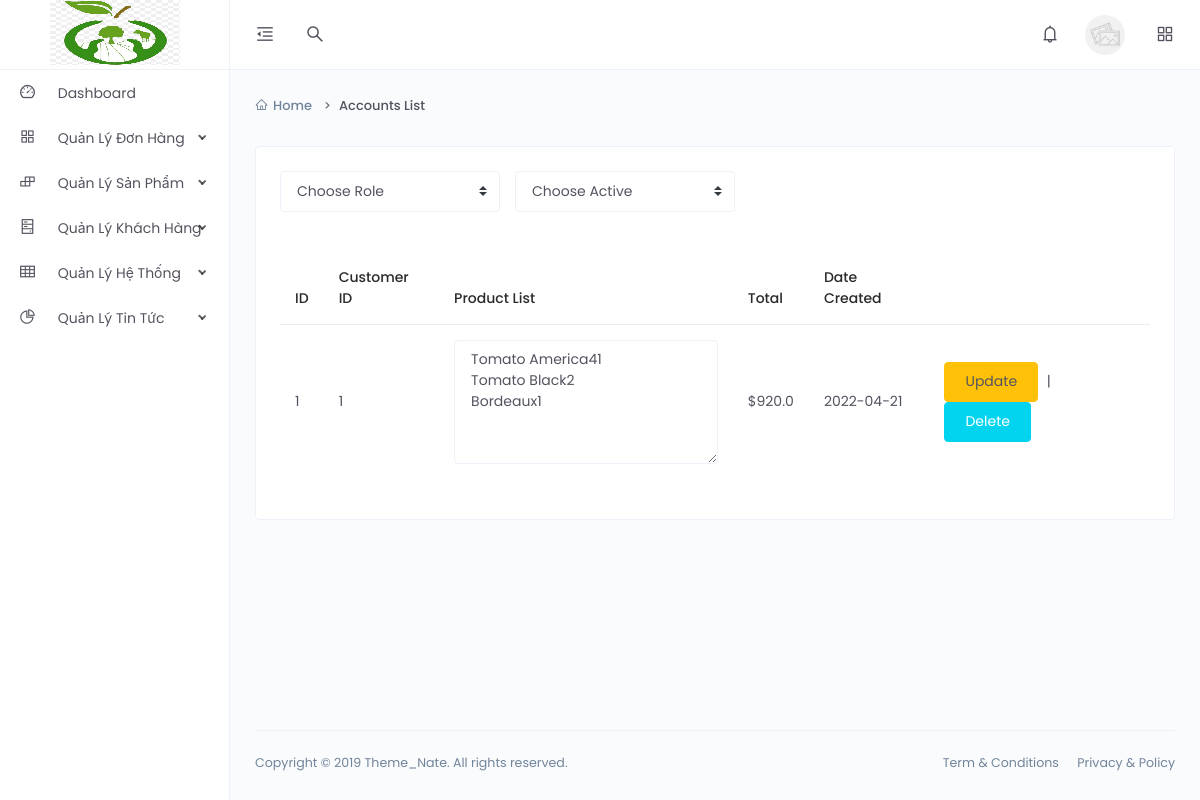
The page /manageOrders on the database its author committed.
### app.py (models this page shows)
class Order(db.Model):
    Id_Order = db.Column(db.Integer, primary_key=True)
    Id_Account = db.Column(db.Integer, db.ForeignKey("accounts.Id_Account"))
    City = db.Column(db.String(2000))
    Address = db.Column(db.String(2000))
    Email = db.Column(db.String(2000))
    Phone = db.Column(db.String(2000))
    Product_Name = db.Column(db.String(2000))
    Total = db.Column(db.Integer)
    Date_Created = db.Column(db.DateTime, default=datetime.utcnow)

### app.py (the view)
@app.route("/manageOrders")
def manageOrders():
    orders = Order.query.order_by(Order.Date_Created).all()
    return render_template("manageOrder.html", orders=orders)

### templates/manageOrder.html (shortened to what this page needs)
<!DOCTYPE html>
<html lang="en">
<head>
    <link href="{{url_for('static',filename ='Adminassets/css/app.min.css')}}" rel="stylesheet">
</head>
<body>
    <div class="app">
        <div class="layout">
            <div class="header">
                <div class="logo logo-dark">
                    <a href="./Admin">
                        <img src="{{url_for('static',filename = 'image/image.png')}}" alt="Logo">
                    </a>
                </div>
                <div class="nav-wrap">
                    <ul class="nav-left">
                        <li class="desktop-toggle">
                            <a href="javascript:void(0);">
                                <i class="anticon"></i>
                            </a>
                        </li>
                        <li>
                            <a href="javascript:void(0);" data-toggle="modal" data-target="#search-drawer">
                                <i class="anticon anticon-search"></i>
                            </a>
                        </li>
                    </ul>
                    <ul class="nav-right">
                        <li class="dropdown dropdown-animated scale-left">
                            <a href="javascript:void(0);" data-toggle="dropdown">
                                <i class="anticon anticon-bell notification-badge"></i>
                            </a>
                        </li>
                        <li class="dropdown dropdown-animated scale-left">
                            <div class="pointer" data-toggle="dropdown">
                                <div class="avatar avatar-image  m-h-10 m-r-15">
                                    <img src="{{url_for('static',filename ='Adminassets/images/avatars/thumb-3.jpg')}}" alt="">
                                </div>
                            </div>
                        </li>
                        <li>
                            <a href="javascript:void(0);" data-toggle="modal" data-target="#quick-view">
                                <i class="anticon anticon-appstore"></i>
                            </a>
                        </li>
                    </ul>
                </div>
        </div>
            <div class="side-nav">
                <div class="side-nav-inner">
                    <ul class="side-nav-menu scrollable">
                        <li class="nav-item dropdown">
                            <a href = "./Admin">
                                <span class="icon-holder">
                                    <i class="anticon anticon-dashboard"></i>
                                </span>
                                <span  class="title">Dashboard</span>
                            </a>
                        </li>
                        <li class="nav-item dropdown">
                            <a class="dropdown-toggle" href="javascript:void(0);">
                                <span class="icon-holder">
                                    <i class="anticon anticon-appstore"></i>
                                </span>
                                <span class="title">Quản Lý Đơn Hàng</span>
                            </a>
                        </li>
                        <li class="nav-item dropdown">
                            <a class="dropdown-toggle" href="javascript:void(0);">
                                <span class="icon-holder">
                                    <i class="anticon anticon-build"></i>
                                </span>
                                <span class="title">Quản Lý Sản Phẩm</span>
                            </a>
                        </li>
                        <li class="nav-item dropdown">
                            <a class="dropdown-toggle" href="javascript:void(0);">
                                <span class="icon-holder">
                                    <i class="anticon anticon-hdd"></i>
                                </span>
                                <span class="title">Quản Lý Khách Hàng</span>
                            </a>
                        </li>
                        <li class="nav-item dropdown">
                            <a class="dropdown-toggle" href="javascript:void(0);">
                                <span class="icon-holder">
                                    <i class="anticon anticon-table"></i>
                                </span>
                                <span class="title">Quản Lý Hệ Thống</span>
                            </a>
                        </li>
                        <li class="nav-item dropdown">
                            <a class="dropdown-toggle" href="javascript:void(0);">
                                <span class="icon-holder">
                                    <i class="anticon anticon-pie-chart"></i>
                                </span>
                                <span class="title">Quản Lý Tin Tức</span>
                            </a>
                        </li>
                    </ul>
                </div>
            </div>
            <div class="page-container">
                <div class="main-content">
                    <div class="page-header">
                        <div class="header-sub-title">
                            <nav class="breadcrumb breadcrumb-dash">
                                <a class="breadcrumb-item"><i class="anticon anticon-home m-r-5"></i>Home</a>
                                <span class="breadcrumb-item active">Accounts List</span>
                            </nav>
                        </div>
                    </div>
                    <div class="card">
                        <div class="card-body">
                            <div class="row m-b-30">
                                <div class="col-lg-8">
                                    <div class="d-md-flex">
                                        <div class="m-b-10 m-r-15">
                                            <select class="custom-select" id ="idrole" name="idrole" style="min-width: 220px;">
                                                <option value="0" disabled selected>Choose Role</option>
                                            </select>
                                        </div>
                                        <div class="m-b-10">
                                            <select class="custom-select" style="min-width: 220px;">
                                                <option value="0"  id ="idactive" name="idactive" disabled selected>Choose Active</option>
                                            </select>
                                        </div>
                                    </div>
                                </div>
                            </div>
                            <div class="table-responsive">
                                <table class="table table-hover e-commerce-table">
                                    <thead>
                                        <tr>
                                            <th>ID</th>
                                            <th>Customer ID</th>
                                            <th>Product List</th>
                                            <th>Total</th>
                                            <th>Date Created</th>
                                            <th></th>
                                        </tr>
                                    </thead>
                                    <tbody>
                                        {% for order in orders %}
                                            <tr>
                                                <td>{{order.Id_Order}}</td>
                                                <td>{{order.Id_Account}}</td>
                                                <td><textarea class="form-control" name = "description" id="exampleFormControlTextarea1" rows="5">{{order.Product_Name}}</textarea></td>
                                                <td>${{order.Total}}.0</td>
                                                <td>{{order.Date_Created.date()}}</td>
                                                <td>
                                                    <a class="btn btn-warning m-r-5" >Update</a> |
                                                    <a class="btn btn-info m-r-5" href = "">Delete </a>
                                                </td>
                                            </tr>
                                        {% endfor %}
                                    </tbody>
                                </table>
                            </div>
                        </div>
                    </div>
                </div>
                <footer class="footer">
                    <div class="footer-content">
                        <p class="m-b-0">Copyright © 2019 Theme_Nate. All rights reserved.</p>
                        <span>
                            <a href="" class="text-gray m-r-15">Term &amp; Conditions</a>
                            <a href="" class="text-gray">Privacy &amp; Policy</a>
                        </span>
                    </div>
                </footer>
            </div>
        </div>
    </div>
</body>
</html>

### rows shown on the page
Order: Id_Order "1", Id_Account "1", description "Tomato America41 Tomato Black2 Bordeaux1", Total "920", Date_Created "2022-04-21"
